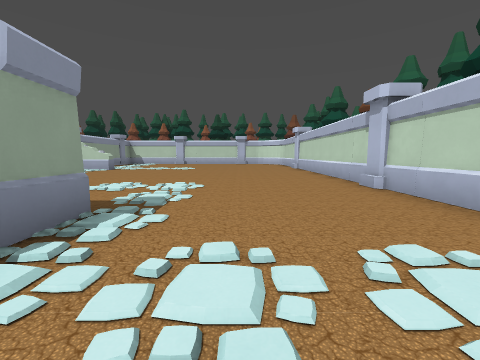
[1] (above)

19 first-person views from a walk through a 3-D level made in the Godot game engine. The camera is 1.4 m above the floor, tilts 6° down and sees 90° across. Doors that lead somewhere are drawn open, without their leaves. The floor is counted in squares, 2 m on a side. Each view is taken from the middle of a square. On the plan, view 1 faces up. The plan holds only what a view shows up to about 9 squares ahead; the rest is blank. The place goes on beyond the plan. Characters and animated objects are left out. Some surface patterns are stand-ins.

[2]
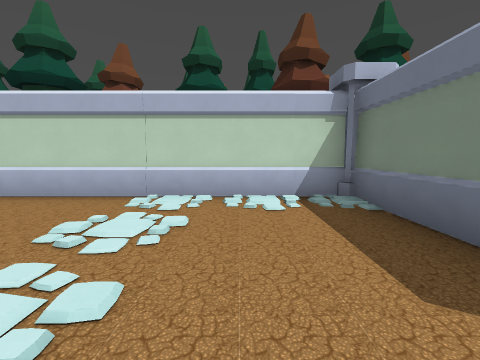

[3]
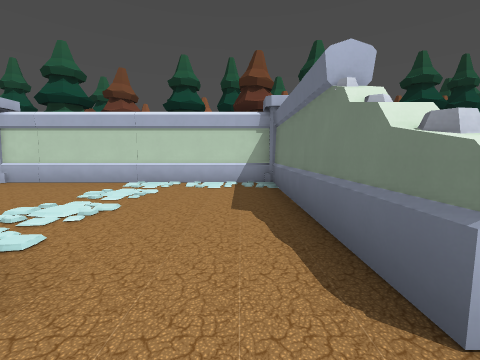

[4]
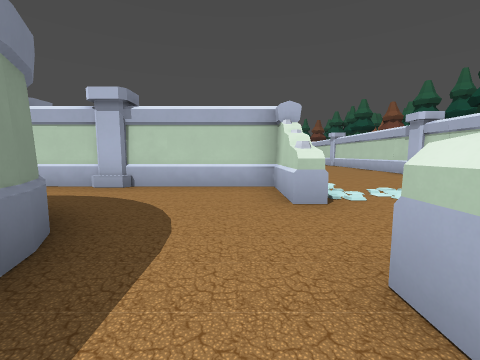

[5]
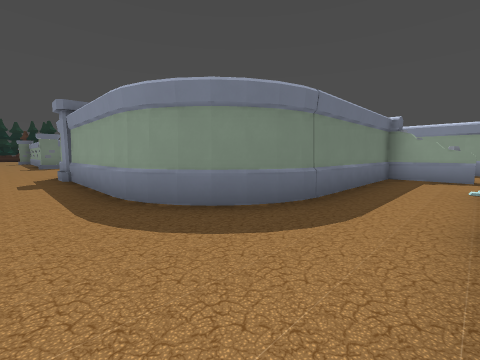

[6]
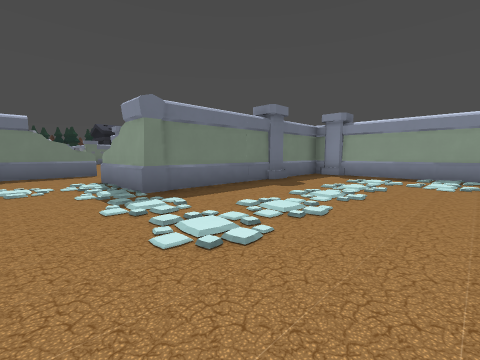

[7]
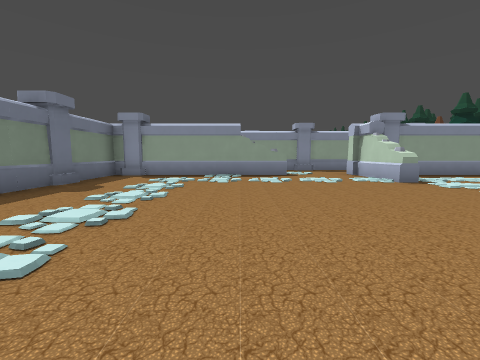

[8]
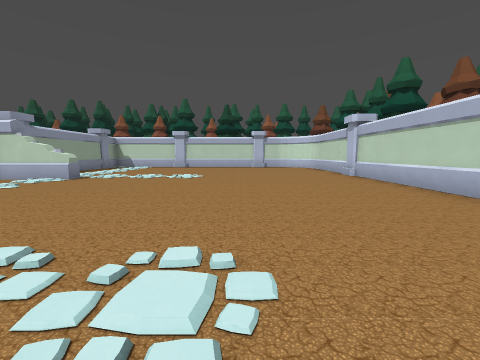

[9]
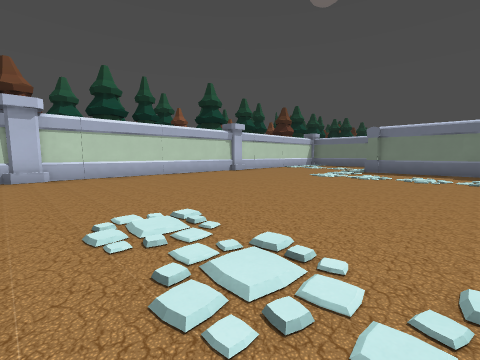

[10]
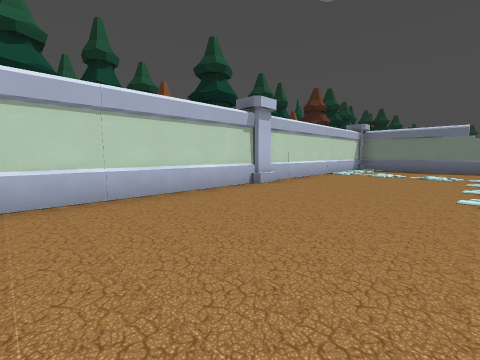

[11]
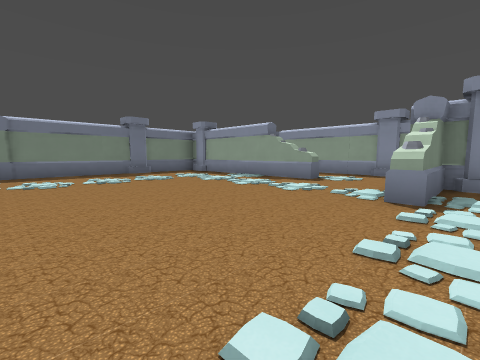

[12]
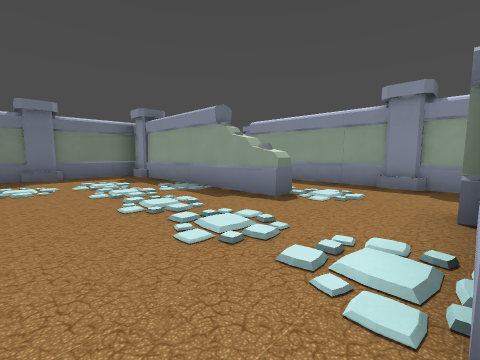

[13]
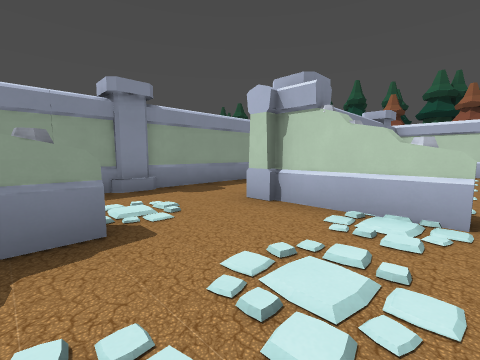

[14]
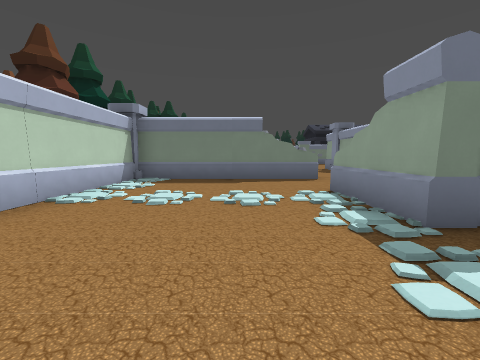

[15]
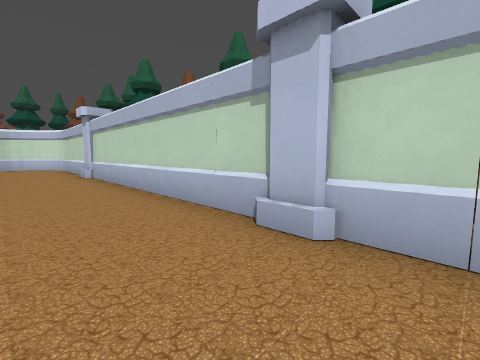

[16]
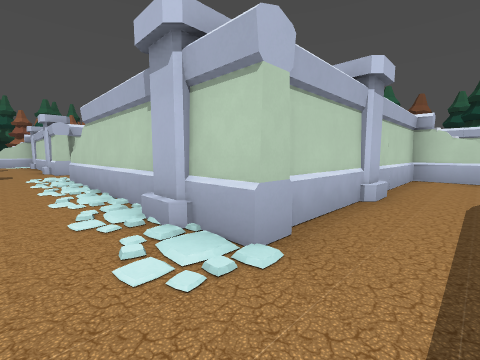

[17]
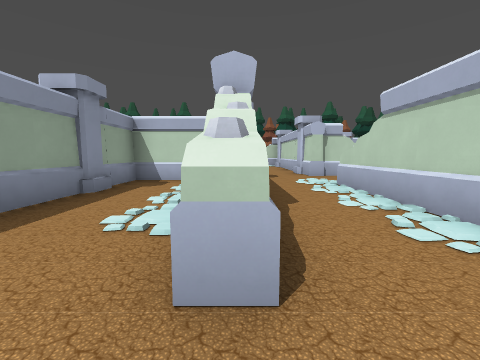

[18]
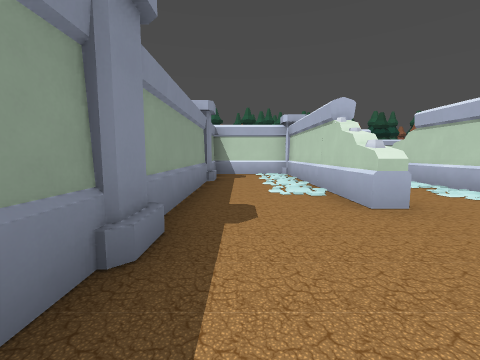

[19]
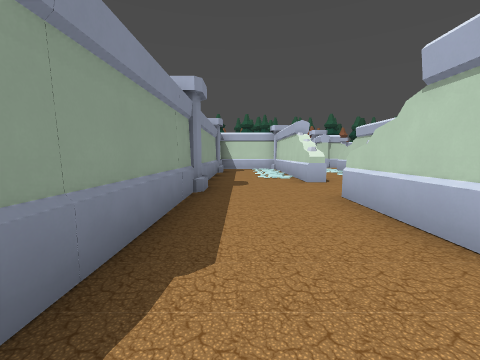

### Floor plan
Ten units are one square. View 1 is at (0, 0); x grows to the right and y downward. Boxes are objects, and circles mark ways between rooms. Rooms are numbered by the first view taken in them; rooms with no view inside come last. Other rooms are left out.
<svg viewBox="-144 -140 224 295">
<path fill="none" stroke="#000" d="M-67 -115 -67 -110M-87 -86 -83 -86 -83 -27 -18 -27 -18 -3 -22 -3M-22 18 30 18 30 -135M-83 -135 -83 -115 -60 -115 -60 -110 -87 -110M28 -49 28 -56M-81 -38 -81 -30M28 -121 28 -129M-54 2 -50 6M-63 -2 -57 0M-48 9 -44 16 -43 24M-68 -1 -60 0 -52 4 -47 10M-45 12 -43 18M-22 -3 -22 -23 -88 -23M-22 24 -22 18M-109 -20 -109 -1 -65 -1M-44 22 -44 71M-108 -40 -113 -40 -113 -96 -139 -96 -139 13M-87 -20 -87 -54M-113 4 -113 -20M-137 -31 -137 -26M-87 -110 -87 -124M-109 -133 -109 -68M-87 -54 -87 -86M-106 -102 -106 -95"/>
<rect x="45" y="25" width="10" height="20" fill="#bbb"><title>tree</title></rect>
<rect x="55" y="85" width="10" height="20" fill="#bbb"><title>tree</title></rect>
<rect x="55" y="65" width="20" height="20" fill="#bbb"><title>tree</title></rect>
<circle cx="-20" cy="5" r="3" fill="#2a7"/>
<circle cx="-80" cy="-100" r="3" fill="#2a7"/>
<circle cx="-30" cy="20" r="3" fill="#2a7"/>
<circle cx="-100" cy="-10" r="3" fill="#2a7"/>
<circle cx="-125" cy="-5" r="3" fill="#2a7"/>
<circle cx="-100" cy="-60" r="3" fill="#2a7"/>
<text x="-20" y="-70">1</text>
<text x="-50" y="-10">2</text>
<text x="-110" y="150">3</text>
<text x="-120" y="-40">4</text>
<text x="-100" y="-100">5</text>
</svg>
Room 1 opens to room 2. Room 1 opens to room 5. Room 2 opens to room 3. Room 2 opens to room 4. Room 3 opens to room 4. Room 4 opens to room 5.

Where each view was taken, in squares from view 1:
view 1: 0 up, 0 right, facing up
view 2: 0 up, 1 left, facing right
view 3: 1 down, 3 left, facing right
view 4: 3 down, 3 left, facing up
view 5: 2 up, 3 left, facing down-left
view 6: 7 up, 0 right, facing down-left
view 7: 7 up, 0 right, facing left
view 8: 4 up, 1 left, facing up
view 9: 13 up, 5 left, facing down-right
view 10: 10 up, 1 left, facing down-right
view 11: 12 up, 2 left, facing down-left
view 12: 11 up, 5 left, facing down-left
view 13: 8 up, 6 left, facing up-left
view 14: 5 up, 0 right, facing down
view 15: 4 up, 1 right, facing up-right
view 16: 1 up, 10 left, facing up-right
view 17: 3 up, 11 left, facing up
view 18: 1 up, 13 left, facing up
view 19: 2 down, 13 left, facing up
